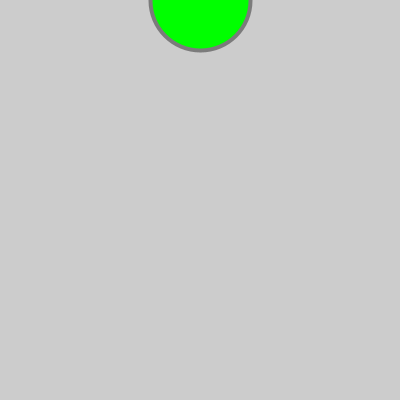
Frame 1 (no input)
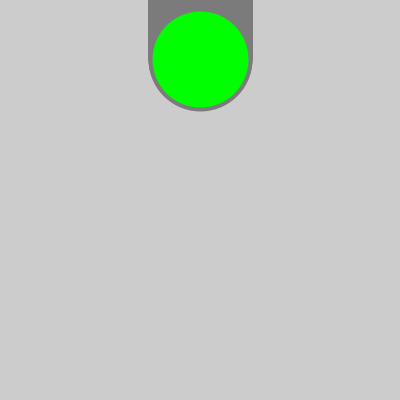
Frame 60 (the mouse pressed at the canvas centre just before this capture)
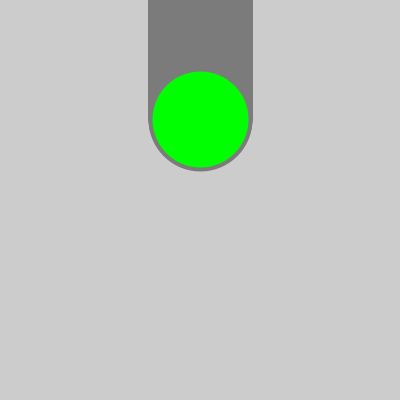
Frame 120 (the mouse held since frame 60 and released just before this capture)

The Processing sketch that drew these frames (run headless with seeded random() and noise(); from frame 60 on, the mouse is pressed at the canvas centre):

// Processing sketch: aula13_g2_ex2
// ── aula13_g2_ex2.pde
//instanciar 
Bola bola1;

void setup(){
size(400,400);
bola1 = new Bola();
}

void draw(){
  bola1.desenho();
  bola1.movimento();
}

// ── desenhos.pde
//template
class Bola {
  //dados
  float y;
  float x;
  float velocidade;
  //arranque, tem o mesmo da classe
  //construtor 
  Bola(){
  x=200;
  y=0;
  }

  void desenho() {
    fill(0, 255, 0);
    stroke(123);
    strokeWeight(4);
    ellipse(x, y, 100, 100);
  }
  void movimento() {
    if (y>350) {
      y=50;
    } else {
      y=y+1;
    }
  }
}
